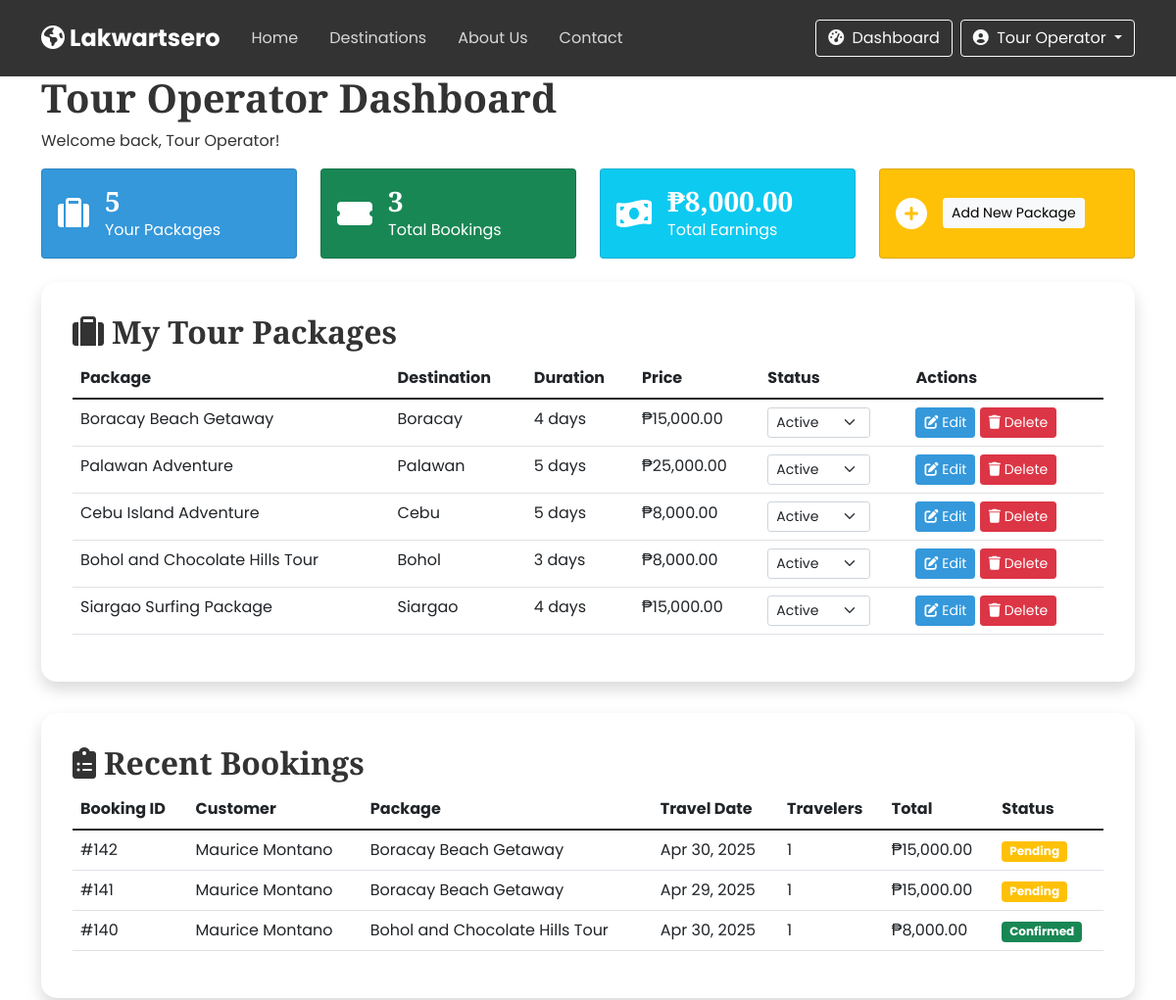
/operator-dashboard.php (signed in, upper part), run on an earlier commit of the app's database.
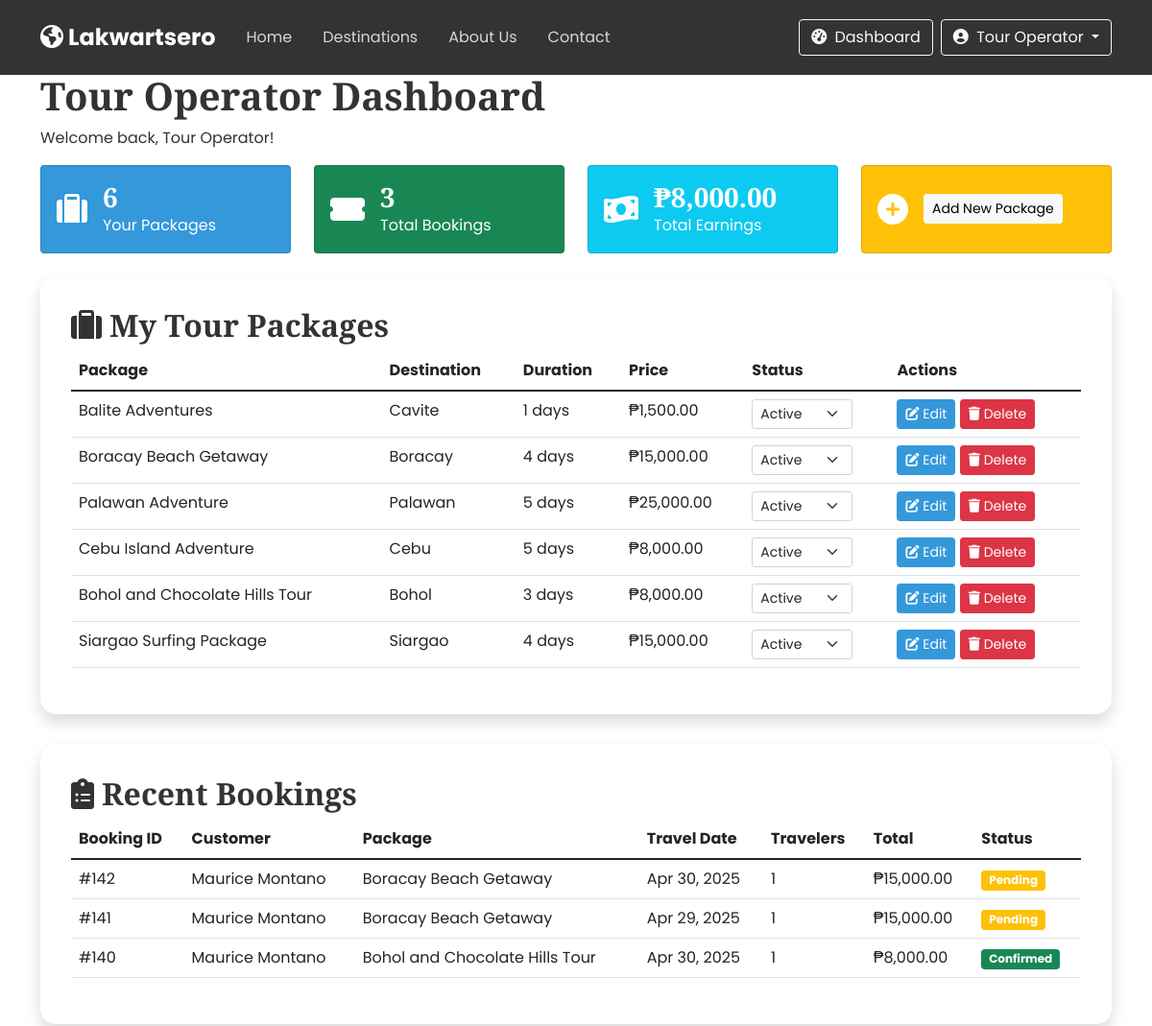
And on a later commit of the database.
### tables this page shows
CREATE TABLE `packages` (
  `id` int(11) NOT NULL,
  `destination_id` int(11) NOT NULL,
  `title` varchar(100) NOT NULL,
  `description` text DEFAULT NULL,
  `price` decimal(10,2) NOT NULL,
  `duration` int(11) NOT NULL COMMENT 'in days',
  `max_travelers` int(11) DEFAULT 10,
  `itinerary` text DEFAULT NULL,
  `inclusions` text DEFAULT NULL,
  `exclusions` text DEFAULT NULL,
  `featured` tinyint(1) DEFAULT 0,
  `discount_percent` int(11) DEFAULT 0,
  `created_by` int(11) DEFAULT NULL,
  `image_url` varchar(255) DEFAULT NULL,
  `created_at` timestamp NOT NULL DEFAULT current_timestamp(),
  `updated_at` timestamp NOT NULL DEFAULT current_timestamp() ON UPDATE current_timestamp(),
  `status` enum('active','inactive','sold-out') DEFAULT 'active'
);

CREATE TABLE `destinations` (
  `id` int(11) NOT NULL,
  `name` varchar(100) NOT NULL,
  `country` varchar(100) DEFAULT 'Philippines',
  `region` varchar(100) NOT NULL,
  `description` text DEFAULT NULL,
  `image_url` varchar(255) DEFAULT NULL,
  `featured` tinyint(1) DEFAULT 0,
  `popular` tinyint(1) DEFAULT 0,
  `best_time_to_visit` varchar(100) DEFAULT NULL,
  `things_to_do` text DEFAULT NULL,
  `created_at` timestamp NOT NULL DEFAULT current_timestamp(),
  `updated_at` timestamp NOT NULL DEFAULT current_timestamp() ON UPDATE current_timestamp()
);

CREATE TABLE `bookings` (
  `id` int(11) NOT NULL,
  `user_id` int(11) NOT NULL,
  `package_id` int(11) NOT NULL,
  `booking_date` date NOT NULL,
  `travel_date` date NOT NULL,
  `num_travelers` int(11) NOT NULL DEFAULT 1,
  `total_price` decimal(10,2) NOT NULL,
  `status` enum('pending','confirmed','cancelled') DEFAULT 'pending',
  `confirmation_number` varchar(20) DEFAULT NULL,
  `special_requests` text DEFAULT NULL,
  `payment_method` varchar(50) NOT NULL,
  `payment_status` enum('pending','confirmed','cancelled') DEFAULT 'pending',
  `reference_number` varchar(100) DEFAULT NULL,
  `payment_proof` varchar(255) DEFAULT NULL,
  `created_at` timestamp NOT NULL DEFAULT current_timestamp(),
  `updated_at` timestamp NOT NULL DEFAULT current_timestamp() ON UPDATE current_timestamp()
);

CREATE TABLE `users` (
  `id` int(11) NOT NULL,
  `role_id` int(11) NOT NULL,
  `full_name` varchar(100) NOT NULL,
  `username` varchar(50) NOT NULL,
  `email` varchar(100) NOT NULL,
  `password` varchar(255) NOT NULL,
  `phone` varchar(20) DEFAULT NULL,
  `address` text DEFAULT NULL,
  `profile_img` varchar(255) DEFAULT 'default-user.jpg',
  `created_at` timestamp NOT NULL DEFAULT current_timestamp(),
  `updated_at` timestamp NOT NULL DEFAULT current_timestamp() ON UPDATE current_timestamp(),
  `status` enum('active','inactive','banned') DEFAULT 'active'
);

### includes/functions.php (called while the page is built, shortened)
<?php
function formatCurrency($amount) {
    return '₱' . number_format($amount, 2);
}
?>

### operator-dashboard.php (the view, shortened to what the changed rows need)
<?php
include 'includes/header.php';
$operatorId = $_SESSION['user_id'];
$operatorPackages = getOperatorPackages($conn, $operatorId);
$operatorBookings = getOperatorBookings($conn, $operatorId);
$totalOperatorPackages = count($operatorPackages);
?>
<section class="dashboard-section">
    <div class="container">
        <div class="dashboard-header" data-aos="fade-up">
            <h1>Tour Operator Dashboard</h1>
        </div>
        <div class="row g-4 mb-4" data-aos="fade-up">
            <div class="col-md-3">
                <div class="card h-100 bg-primary text-white">
                    <div class="card-body d-flex align-items-center">
                        <div>
                            <h3 class="mb-0"><?php echo $totalOperatorPackages; ?></h3>
                            <p class="mb-0">Your Packages</p>
                        </div>
                    </div>
                </div>
            </div>
        </div>
        <div class="dashboard-card mt-4" data-aos="fade-up">
            <div class="dashboard-card-header">
                <h2><i class="fas fa-suitcase me-2"></i>My Tour Packages</h2>
            </div>
            <div class="dashboard-card-body">
                <?php if (count($operatorPackages) > 0): ?>
                <div class="table-responsive">
                    <table class="table table-hover">
                        <thead>
                            <tr>
                                <th>Package</th>
                                <th>Destination</th>
                                <th>Duration</th>
                                <th>Price</th>
                                <th>Status</th>
                                <th>Actions</th>
                            </tr>
                        </thead>
                        <tbody>
                            <?php foreach($operatorPackages as $package): ?>
                            <tr>
                                <td><?php echo $package['title']; ?></td>
                                <td><?php echo $package['destination_name']; ?></td>
                                <td><?php echo $package['duration']; ?> days</td>
                                <td><?php echo formatCurrency($package['price']); ?></td>
                                <td>
                                    <select class="form-select form-select-sm package-status-select"
                                            data-package-id="<?php echo $package['id']; ?>"
                                            style="width: auto; display: inline-block;">
                                        <option value="active" <?php echo $package['status'] == 'active' ? 'selected' : ''; ?>>Active</option>
                                    </select>
                                </td>
                                <td>
                                    <a href="edit-package.php?id=<?php echo $package['id']; ?>" class="btn btn-sm btn-primary">
                                        <i class="fas fa-edit"></i> Edit
                                    </a>
                                    <a href="delete-package.php?id=<?php echo $package['id']; ?>" class="btn btn-sm btn-danger" onclick="return confirm('Are you sure you want to delete this package?')">
                                        <i class="fas fa-trash"></i> Delete
                                    </a>
                                </td>
                            </tr>
                            <?php endforeach; ?>
                        </tbody>
                    </table>
                </div>
                <?php endif; ?>
            </div>
        </div>
        <div class="dashboard-card mt-4" data-aos="fade-up">
            <div class="dashboard-card-header">
                <h2><i class="fas fa-clipboard-list me-2"></i>Recent Bookings</h2>
            </div>
            <div class="dashboard-card-body">
                <?php if (count($operatorBookings) > 0): ?>
                <div class="table-responsive">
                    <table class="table table-hover">
                        <thead>
                            <tr>
                                <th>Booking ID</th>
                                <th>Customer</th>
                                <th>Package</th>
                                <th>Travel Date</th>
                                <th>Travelers</th>
                                <th>Total</th>
                                <th>Status</th>
                            </tr>
                        </thead>
                        <tbody>
                            <?php foreach($operatorBookings as $booking): ?>
                            <tr>
                                <td>#<?php echo $booking['id']; ?></td>
                                <td><?php echo $booking['full_name']; ?></td>
                                <td><?php echo $booking['package_title']; ?></td>
                                <td><?php echo date('M d, Y', strtotime($booking['travel_date'])); ?></td>
                                <td><?php echo $booking['num_travelers']; ?></td>
                                <td><?php echo formatCurrency($booking['total_price']); ?></td>
                                <td>
                                    <span class="badge bg-<?php
                                        echo $booking['status'] == 'confirmed' ? 'success' :
                                            ($booking['status'] == 'pending' ? 'warning' : 'danger');
                                    ?>">
                                        <?php echo ucfirst($booking['status']); ?>
                                    </span>
                                </td>
                            </tr>
                            <?php endforeach; ?>
                        </tbody>
                    </table>
                </div>
                <?php else: ?>
                <div class="alert alert-info">No bookings for your packages yet.</div>
                <?php endif; ?>
            </div>
        </div>
    </div>
</section>
<?php
include 'includes/footer.php';
function getOperatorPackages($conn, $operatorId) {
    $sql = "SELECT p.*, d.name as destination_name
            FROM packages p
            JOIN destinations d ON p.destination_id = d.id
            WHERE p.created_by = ?
            ORDER BY p.created_at DESC";
    $stmt = $conn->prepare($sql);
    $stmt->bind_param("i", $operatorId);
    $stmt->execute();
    $result = $stmt->get_result();
    $packages = [];
    while($row = $result->fetch_assoc()) {
        $packages[] = $row;
    }
    return $packages;
}
function getOperatorBookings($conn, $operatorId) {
    $sql = "SELECT b.*, u.full_name, p.title as package_title
            FROM bookings b
            JOIN users u ON b.user_id = u.id
            JOIN packages p ON b.package_id = p.id
            WHERE p.created_by = ?
            ORDER BY b.created_at DESC";
    $stmt = $conn->prepare($sql);
    $stmt->bind_param("i", $operatorId);
    $stmt->execute();
    $result = $stmt->get_result();
    $bookings = [];
    while($row = $result->fetch_assoc()) {
        $bookings[] = $row;
    }
    return $bookings;
}
?>

What changed in the data, as far as the page shows it:
added packages: title "Balite Adventures", destination.name "Cavite", duration "1", price "₱1,500.00", status+id "Active"
Also different on the page:
$totalOperatorPackages: "5" → "6"
